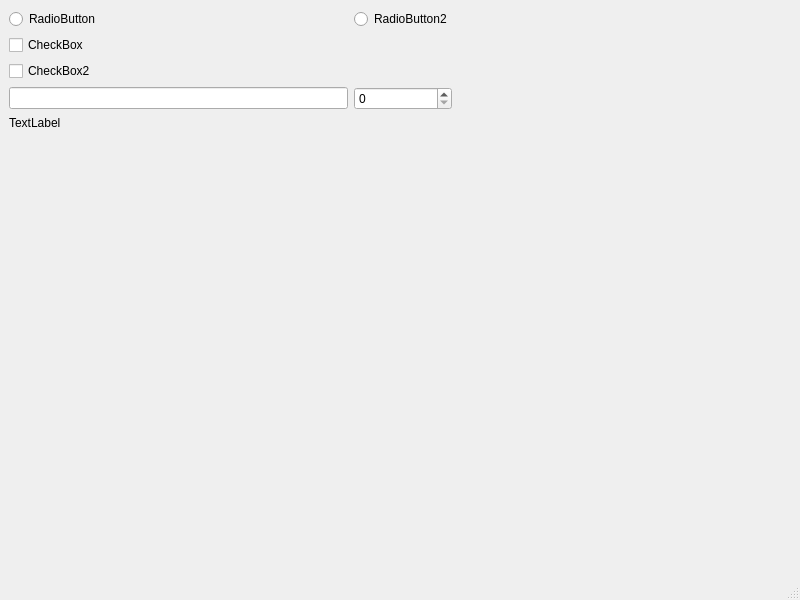
<?xml version="1.0" encoding="UTF-8"?>
<ui version="4.0">
 <class>MainWindow</class>
 <widget class="QMainWindow" name="MainWindow">
  <property name="geometry">
   <rect>
    <x>0</x>
    <y>0</y>
    <width>800</width>
    <height>600</height>
   </rect>
  </property>
  <property name="windowTitle">
   <string>MainWindow</string>
  </property>
  <widget class="QWidget" name="centralwidget">
   <layout class="QGridLayout" name="gridLayout">
    <item row="6" column="1">
     <spacer name="verticalSpacer">
      <property name="orientation">
       <enum>Qt::Orientation::Vertical</enum>
      </property>
      <property name="sizeHint" stdset="0">
       <size>
        <width>20</width>
        <height>40</height>
       </size>
      </property>
     </spacer>
    </item>
    <item row="2" column="0">
     <widget class="QCheckBox" name="checkBox">
      <property name="text">
       <string>CheckBox</string>
      </property>
     </widget>
    </item>
    <item row="4" column="1">
     <widget class="QSpinBox" name="spinBox"/>
    </item>
    <item row="3" column="0">
     <widget class="QCheckBox" name="checkBox_2">
      <property name="text">
       <string>CheckBox2</string>
      </property>
     </widget>
    </item>
    <item row="0" column="0">
     <widget class="QRadioButton" name="radioButton">
      <property name="text">
       <string>RadioButton</string>
      </property>
     </widget>
    </item>
    <item row="0" column="1">
     <widget class="QRadioButton" name="radioButton_2">
      <property name="text">
       <string>RadioButton2</string>
      </property>
     </widget>
    </item>
    <item row="2" column="2">
     <spacer name="horizontalSpacer">
      <property name="orientation">
       <enum>Qt::Orientation::Horizontal</enum>
      </property>
      <property name="sizeHint" stdset="0">
       <size>
        <width>40</width>
        <height>20</height>
       </size>
      </property>
     </spacer>
    </item>
    <item row="4" column="0">
     <widget class="QLineEdit" name="lineEdit"/>
    </item>
    <item row="5" column="0">
     <widget class="QLabel" name="label">
      <property name="text">
       <string>TextLabel</string>
      </property>
     </widget>
    </item>
   </layout>
  </widget>
  <widget class="QMenuBar" name="menubar">
   <property name="geometry">
    <rect>
     <x>0</x>
     <y>0</y>
     <width>800</width>
     <height>23</height>
    </rect>
   </property>
  </widget>
  <widget class="QStatusBar" name="statusbar"/>
 </widget>
 <resources/>
 <connections/>
</ui>
